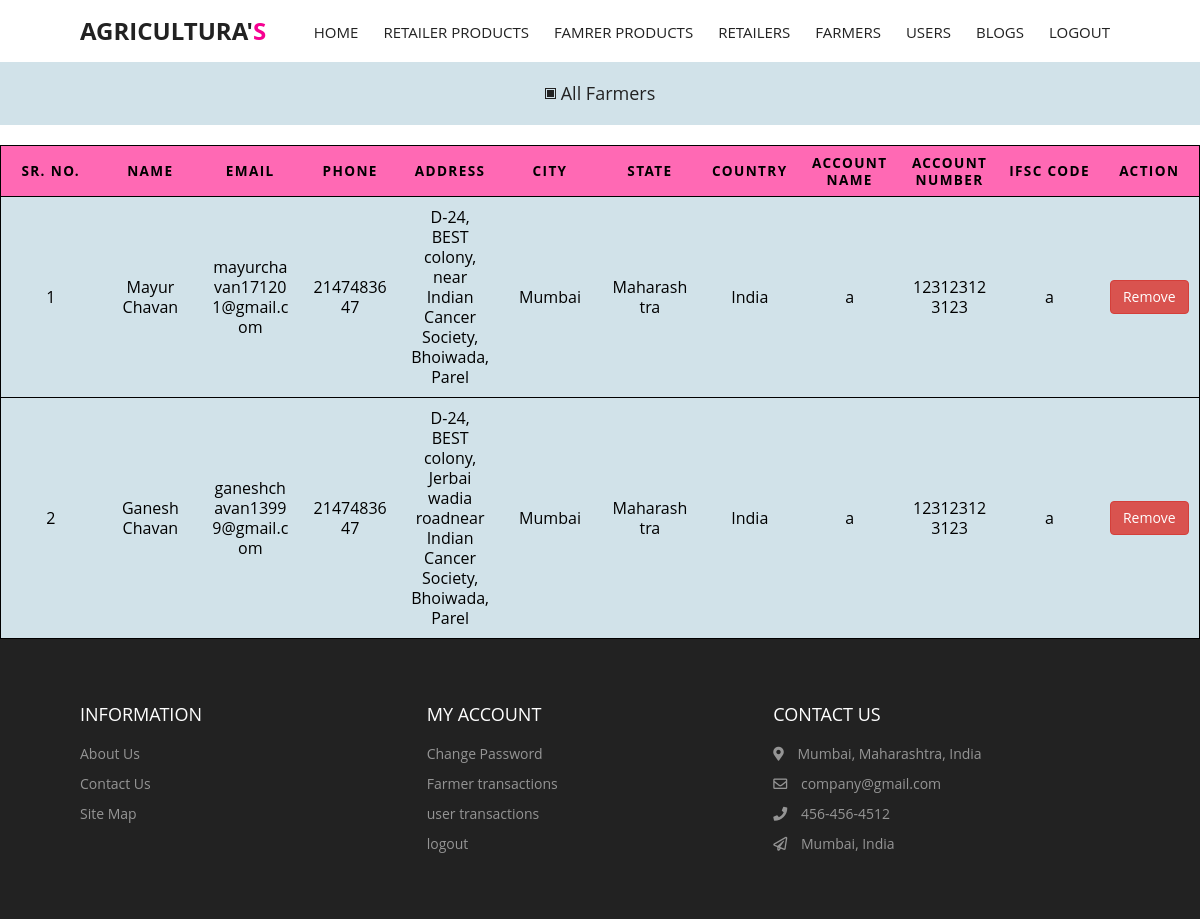
Screenshot of /admin/farmer.php (signed in) with the database file from the repository.
### tables this page shows
CREATE TABLE `farmer` (
  `id` int(20) NOT NULL,
  `email` varchar(40) NOT NULL,
  `fname` varchar(20) NOT NULL,
  `lname` varchar(20) NOT NULL,
  `gender` varchar(10) NOT NULL,
  `phone` int(11) NOT NULL,
  `address` varchar(100) NOT NULL,
  `city` varchar(30) NOT NULL,
  `state` varchar(30) NOT NULL,
  `country` varchar(10) NOT NULL,
  `pin` varchar(7) NOT NULL,
  `acnum` varchar(20) NOT NULL,
  `acname` varchar(20) NOT NULL,
  `ifsc` varchar(20) NOT NULL,
  `pass` varchar(120) NOT NULL
);

### admin/farmer.php (the view, shortened to what this page needs)
<?php
include('../includes/dbconnection.php');
if (strlen($_SESSION['cmsaid']==0)) {
    header('location:../includes/logout.php');
    } else{
?>
<!DOCTYPE html>
<html lang="en">
<head>
  <link rel="stylesheet" href="https://cdnjs.cloudflare.com/ajax/libs/font-awesome/5.15.1/css/all.min.css" />
  <link rel="stylesheet" href="https://cdnjs.cloudflare.com/ajax/libs/Glide.js/3.4.1/css/glide.core.min.css" />
  <link rel="stylesheet" href="https://cdnjs.cloudflare.com/ajax/libs/animate.css/4.1.1/animate.min.css">
    <link href="./css/styles.css" rel="stylesheet"/>
    <link href="../css/table.css" rel="stylesheet">
</head>
<body>
  <?php include_once("include/header.php");?>
   <main>
   <div class="title-container">
        <div class="section-titles">
          <div class="section-title active" data-id="latest">
            <span class="dot"></span>
            <h1 class="primary-title">All Farmers</h1>
          </div>
        </div>
    </div>
    <table style="background-color: var(--grey-alt);">
        <thead>
            <tr>
                <th scope="col">SR. NO.</th>
                <th scope="col">Name</th>
                <th scope="col">email</th>
                <th scope="col">Phone</th>
                <th scope="col">Address</th>
                <th scope="col">City</th>
                <th scope="col">State</th>
                <th scope="col">Country</th>
                <th scope="col">Account Name</th>
                <th scope="col">Account Number</th>
                <th scope="col">IFSC Code</th>
                <th scope="col">Action</th>
            </tr>
        </thead>
        <tbody><?php
        $ret=mysqli_query($con,"SELECT * FROM farmer");
        $num=mysqli_num_rows($ret);
        if($num >0){
            $count=0;
        while ($row=mysqli_fetch_array($ret)) {
            $count++;
        ?>
            <tr>
            <td scope="row" data-label="SR. NO."><?php echo $count;?></td>
            <td data-label="Name"><?php echo $row["fname"]." ".$row["lname"];?></td>
            <td data-label="Email"><?php echo $row["email"];?></td>
            <td data-label="Phone"><?php echo $row["phone"];?></td>
            <td data-label="Address"><?php echo $row["address"];?></td>
            <td data-label="City"><?php echo $row["city"];?></td>
            <td data-label="State"><?php echo $row["state"];?></td>
            <td data-label="Country"><?php echo $row["country"];?></td>
            <td data-label="Account Name"><?php echo $row["acname"];?></td>
            <td data-label="Account Number"><?php echo $row["acnum"];?></td>
            <td data-label="IFSC Code"><?php echo $row["ifsc"];?></td>
            <td data-label="Action"> <?php echo '<a class="btn-danger btn" href=" ./farmer.php?pid='.$row["id"].'&email='.$row["email"].'">Remove</a>';?></td>
            </tr>
            <?php
        }}
        ?>
        </tbody>
    </table>
   </main>
 <?php include_once("./include/footer.php");?>
</body>
</html>
<?php }?>

### admin/css/styles.css (style rules this page uses)
:root { --white: #fff; --black: #222; --pink: #f60091; --grey: #444; --grey2: #959595; --grey-alt: #d1e2e9; --yellow: #ffd800; --green: #59b210; }
*, *::after, *::before { margin: 0; padding: 0; box-sizing: inherit; }
html { scroll-behavior: smooth; box-sizing: border-box; font-size: 62.5%; }
body { position: relative; font-family: "Poppins", sans-serif; font-size: 1.6rem; font-weight: 400; color: var(--black); background-color: var(--white); z-index: -1; }
a { text-decoration: none; }
.title-container { display: flex; align-items: center; justify-content: center; padding: 2rem 0; margin-bottom: 2rem; background-color: var(--grey-alt); }
.section-title { display: inline-flex; align-items: center; justify-content: center; cursor: pointer; }
.section-title h1 { font-size: 1.8rem; font-weight: inherit; }
.section-title .primary-title { opacity: 0.6; padding-left: 0.5rem; transition: opacity 0.3s ease-in-out; }
span.dot { opacity: 0.6; padding: 0.45rem; position: relative; border: 1px solid var(--black); cursor: pointer; transition: opacity 0.3s ease-in-out; }
span.dot::before { content: ""; position: absolute; top: 0; left: 0; right: 0; bottom: 0; border: 1px solid var(--black); background-color: var(--black); margin: 1px; opacity: 0.6; }
.section-title.active span.dot { opacity: 1; }
.section-title.active span.dot::before { opacity: 1; }
.section-title.active .primary-title { opacity: 1; }

### css/table.css (style rules this page uses)
body { font-family: "Open Sans", sans-serif; line-height: 1.25; }
.btn-danger { display: inline-block; margin-bottom: 0; font-weight: 400; text-align: center; white-space: nowrap; vertical-align: middle; -ms-touch-action: manipulation; touch-action: manipulation; cursor: pointer; background-image: none; border: 1px solid transparent; padding: 6px 12px; font-size: 14px; line-height: 1.42857143; border-radius: 4px; -webkit-user-select: none; -moz-user-select: none; -ms-user-select: none; user-select: none; color: #fff; background-color: #d9534f; border-color: #d43f3a; }
table { color:black; background: transparent; border: none; border: 1px solid #ccc; border-collapse: collapse; margin: 0; padding: 0; width: 100%; table-layout: fixed; }
table tr { border: 1px solid rgb(0, 0, 0); padding: .35em; }
table th, table td { padding: .625em; text-align: center; overflow-wrap: break-word; }
table th { background-color: hotpink; font-size: .85em; letter-spacing: .1em; text-transform: uppercase; }

### rows the page displays
farmer: fname "Mayur", lname "Chavan", email "mayurchavan171201@gmail.com", phone "2147483647", address "D-24, BEST colony, near Indian Cancer Society, Bhoiwada, Parel", city "Mumbai", state "Maharashtra", country "India", acname "a", acnum "123123123123", ifsc "a"
farmer: fname "Ganesh", lname "Chavan", email "ganeshchavan13999@gmail.com", phone "2147483647", address "D-24, BEST colony, Jerbai wadia roadnear Indian Cancer Society, Bhoiwada, Parel", city "Mumbai", state "Maharashtra", country "India", acname "a", acnum "123123123123", ifsc "a"
